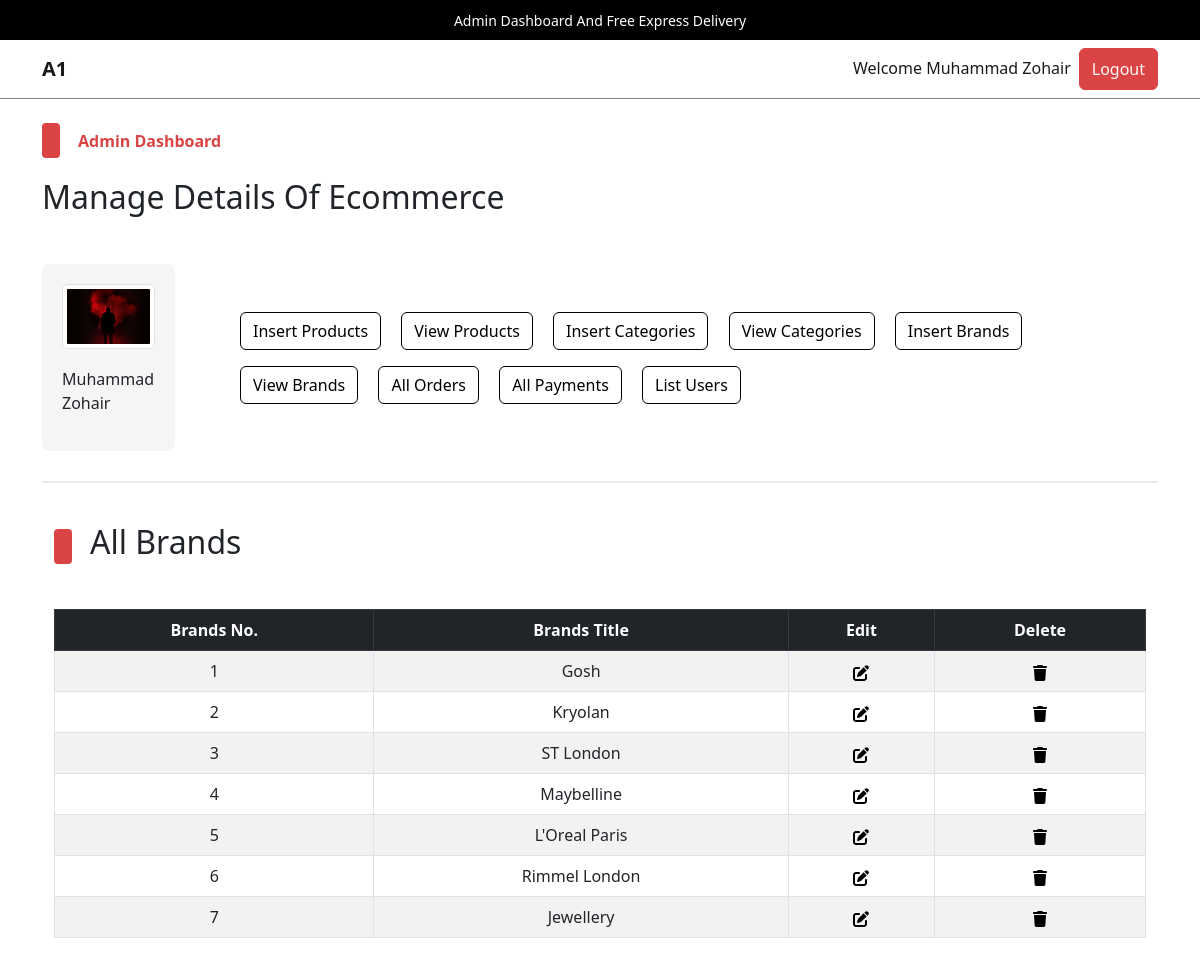
Screenshot of /admin/index.php?view_brands (signed in) with the database file from the repository.
### tables this page shows
CREATE TABLE `admin_table` (
  `admin_id` int(11) NOT NULL,
  `admin_name` varchar(100) NOT NULL,
  `admin_email` varchar(200) NOT NULL,
  `admin_image` varchar(255) NOT NULL,
  `admin_password` varchar(255) NOT NULL
);

CREATE TABLE `brands` (
  `brand_id` int(11) NOT NULL,
  `brand_title` varchar(100) NOT NULL
);

### admin/view_brands.php (the view, shortened to what this page needs)
<!DOCTYPE html>
<html lang="en">
<head>
</head>
<body>
    <div class="container">
        <div class="categ-header">
            <div class="sub-title">
                <span class="shape"></span>
                <h2>All Brands</h2>
            </div>
        </div>
        <div class="table-data">
            <table class="table table-bordered table-hover table-striped text-center">
                <thead class="table-dark">
                    <tr>
                        <th>Brands No.</th>
                        <th>Brands Title</th>
                        <th>Edit</th>
                        <th>Delete</th>
                    </tr>
                </thead>
                <tbody>
                    <?php
                    $get_brand_query = "SELECT * FROM `brands`";
                    $get_brand_result = mysqli_query($con, $get_brand_query);
                    $id_number = 1;
                    while ($row_fetch_brands = mysqli_fetch_array($get_brand_result)) {
                        $brand_id = $row_fetch_brands['brand_id'];
                        $brand_title = $row_fetch_brands['brand_title'];
                        echo "
                            <tr>
                            <td>$id_number</td>
                            <td>$brand_title</td>
                            <td>
                                <a href='index.php?edit_brand=$brand_id'>
                                </a>
                            </td>
                            <td>
                                <a href='index.php?delete_brand=$brand_id' data-bs-toggle='modal' data-bs-target='#deleteModal_$brand_id'>
                                </a>
                                <div class='modal fade' id='deleteModal_$brand_id' tabindex='-1' aria-labelledby='deleteModal_$brand_id.Label' aria-hidden='true'>
                                                            <a class='text-light' href='index.php?delete_brand=$brand_id'>
                                                                Delete $brand_title
                                                            </a>
                                </div>
                            </td>
                        </tr>
                            ";
                        $id_number++;
                    }
                    ?>
                </tbody>
            </table>
        </div>
    </div>
</body>
</html>

### admin/index.php (shortened to what this page needs)
<?php
    include('../functions/common_functions.php');
    if(isset($_SESSION['admin_username'])){
        $admin_name = $_SESSION['admin_username'];
        $get_admin_data = "SELECT * FROM `admin_table` WHERE admin_name = '$admin_name'";
        $get_admin_result = mysqli_query($con,$get_admin_data);
        $row_fetch_admin_data = mysqli_fetch_array($get_admin_result);
        $admin_name = $row_fetch_admin_data['admin_name'];
        $admin_image = $row_fetch_admin_data['admin_image'];
    }else{
        echo "<script>window.open('./admin_login.php','_self');</script>";
    }
?>
<!DOCTYPE html>
<html lang="en">
<head>
    <link rel="stylesheet" href="../assets/css/bootstrap.css" />
    <link rel="stylesheet" href="../assets/css/main.css" />
</head>
<body>
    <div class="upper-nav primary-bg p-2 px-3 text-center text-break">
        <span>Admin Dashboard And Free Express Delivery</span>
    </div>
    <nav class="navbar navbar-expand-lg navbar-light bg-light">
        <div class="container">
            <a class="navbar-brand fw-bold" href="index.php">A1</a>
            <div class="collapse navbar-collapse" id="navbarSupportedContentad">
                <ul class="navbar-nav ms-auto mb-2 mb-lg-0">
                    <li class="nav-item">
                        <a class="nav-link active" aria-current="page" href="#">Welcome <?php echo $admin_name;?></a>
                    </li>
                    <li class="nav-item">
                    <button class="btn btn-primary p-0 px-1">
                            <a href="./admin_logout.php" class="nav-link text-light">Logout</a>
                        </button>
                    </li>
                </ul>
            </div>
        </div>
    </nav>
    <div class="control">
        <div class="container pt-4 pb-0">
            <div class="categ-header">
                <div class="sub-title">
                    <span class="shape"></span>
                    <span class="title">Admin Dashboard</span>
                </div>
                <h2>Manage Details Of Ecommerce</h2>
            </div>
            <div class="row align-items-center">
                <div class="col-md-2">
                    <div class="admin-image">
                        <a href="./index.php"><img src="./admin_images/<?php echo $admin_image;?>" class="img-thumbnail" alt="Admin Photo"></a>
                        <p><?php echo $admin_name;?></p>
                    </div>
                </div>
                <div class="col-md-10">
                    <div class="buttons">
                        <button class="btn btn-outline-primary m-2">
                            <a href="./insert_product.php" class="nav-link">Insert Products</a>
                        </button>
                        <button class="btn btn-outline-primary m-2">
                            <a href="index.php?view_products" class="nav-link">View Products</a>
                        </button>
                        <button class="btn btn-outline-primary m-2">
                            <a href="index.php?insert_category" class="nav-link">Insert Categories</a>
                        </button>
                        <button class="btn btn-outline-primary m-2">
                            <a href="index.php?view_categories" class="nav-link">View Categories</a>
                        </button>
                        <button class="btn btn-outline-primary m-2">
                            <a href="index.php?insert_brand" class="nav-link">Insert Brands</a>
                        </button>
                        <button class="btn btn-outline-primary m-2">
                            <a href="index.php?view_brands" class="nav-link">View Brands</a>
                        </button>
                        <button class="btn btn-outline-primary m-2">
                            <a href="index.php?list_orders" class="nav-link">All Orders</a>
                        </button>
                        <button class="btn btn-outline-primary m-2">
                            <a href="index.php?list_payments" class="nav-link">All Payments</a>
                        </button>
                        <button class="btn btn-outline-primary m-2">
                            <a href="index.php?list_users" class="nav-link">List Users</a>
                        </button>
                    </div>
                </div>
            </div>
        </div>
    </div>
    <div class="container">
        <div class="divider"></div>
    </div>
    <div class="change-page">
        <div class="container">
            <?php
            if(isset($_GET['view_brands'])){
                include('./view_brands.php');
            }
            ?>
        </div>
    </div>
</body>
</html>

### assets/css/main.css (style rules this page uses)
* { -webkit-box-sizing: border-box; -moz-box-sizing: border-box; box-sizing: border-box; margin: 0; padding: 0; }
html { scroll-behavior: smooth; }
a { text-decoration: none; color: #000000; cursor: pointer; }
button, input[type="submit"] { cursor: pointer; }
ul { list-style: none; }
.primary-bg { background-color: #000; }
.divider { background-color: #eaeaea; height: 1.5px; width: 100%; margin-top: 30px; margin-bottom: 40px; }
.container .categ-header { display: flex; flex-direction: column; gap: 20px; margin-bottom: 40px; }
.container .categ-header .sub-title { display: flex; flex-direction: row; gap: 18px; align-items: center; }
.container .categ-header .sub-title span:nth-of-type(1) { width: 18px; height: 35px; background-color: #DB4444; border-radius: 4px; -webkit-border-radius: 4px; -moz-border-radius: 4px; -ms-border-radius: 4px; -o-border-radius: 4px; }
.shape { display: inline-block; width: 18px; height: 35px; background-color: #DB4444; border-radius: 4px; -webkit-border-radius: 4px; -moz-border-radius: 4px; -ms-border-radius: 4px; -o-border-radius: 4px; }
.container .categ-header .sub-title span:nth-of-type(2) { color: #DB4444; font-weight: bold; }
.upper-nav span { color: #ffffff; font-size: 14px; }
.bg-light { background-color: #ffffff !important; border-bottom: 1px solid #7D8184; }
.control .container .row .admin-image { width: 80%; background-color: #F5F5F5; padding: 20px; display: flex; flex-direction: column; gap:18px; align-items: center; border-radius: 8px; -webkit-border-radius: 8px; -moz-border-radius: 8px; -ms-border-radius: 8px; -o-border-radius: 8px; }
.control .container .row .admin-image img { width: 100%; }
.control .container .row .buttons a.nav-link { transition: 0s; -webkit-transition: 0s; -moz-transition: 0s; -ms-transition: 0s; -o-transition: 0s; }
td { vertical-align: middle; }

### rows the page displays
admin_table: admin_name "Muhammad Zohair", admin_image (picture)
brands: brand_title "Gosh"
brands: brand_title "Kryolan"
brands: brand_title "ST London"
brands: brand_title "Maybelline"
brands: brand_title "L'Oreal Paris"
brands: brand_title "Rimmel London"
brands: brand_title "Jewellery"
